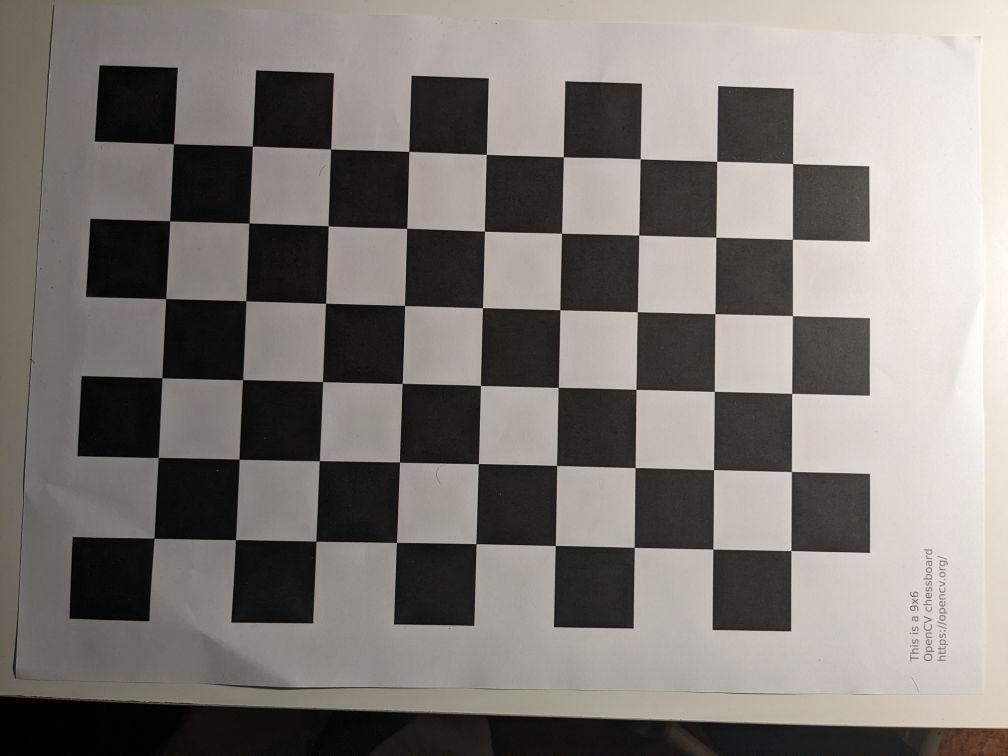
#> input picture CV/project/calib/andres/pattern/calib_1.jpg, 4032 x 3024 px (shown at 1/4 size); its folder holds only this picture in this run
$ python camera_calibration.py
#> lines starting #> are read from the running program, lines starting #| are printed output that depends on the picture; after the words box and inside, x2 and y2 are one past the last pixel; in counts of white or black regions, pixels touching at a corner belong together; long printed decimals are rounded
# Camera calibration script


import numpy as np
import cv2 as cv
import glob
import matplotlib.pyplot as plt


# Press the green button in the gutter to run the script.
if __name__ == '__main__':
    # parameters of the camera calibration pattern
    pattern_num_rows = 9
    pattern_num_cols = 6
    pattern_size= (pattern_num_rows, pattern_num_cols)

    #mobile phone cameras can have a very high resolution.
    # It can be reduced to reduce the computing overhead
    image_downsize_factor = 4

    # termination criteria
    criteria = (cv.TERM_CRITERIA_EPS + cv.TERM_CRITERIA_MAX_ITER, 30, 0.001)

    # prepare object points, like (0,0,0), (1,0,0), (2,0,0) ....,(6,5,0)
    objp = np.zeros((pattern_num_rows*pattern_num_cols,3), np.float32)
    objp[:,:2] = np.mgrid[0:pattern_num_rows,0:pattern_num_cols].T.reshape(-1,2)

    # Arrays to store object points and image points from all the images.
    objpoints = [] # 3d point in real world space
    imgpoints = [] # 2d points in image plane.
    images = glob.glob('andres/pattern/calib_*.jpg')
    #cv.namedWindow('img', cv.WINDOW_NORMAL)  # Create window with freedom of dimensions
    #cv.resizeWindow('img', 800, 600)
    for fname in images:
        img = cv.imread(fname)
#> img is the input picture: shape (3024, 4032, 3); mean B, G, R 117.9, 122.3, 127.4
        img_rows = img.shape[1]
        img_cols = img.shape[0]
        new_img_size = (int(img_rows / image_downsize_factor), int(img_cols / image_downsize_factor))
        img = cv.resize(img, new_img_size, interpolation = cv.INTER_CUBIC)
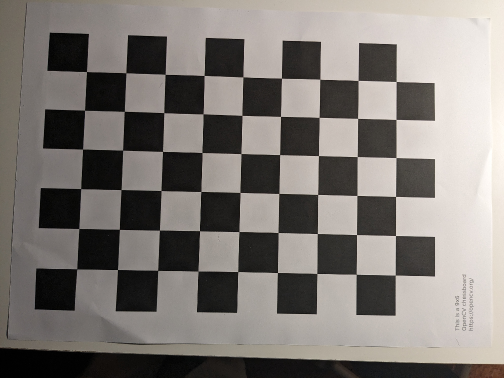
#> img: shape (756, 1008, 3) (shown at 1/2 size); mean B, G, R 117.9, 122.3, 127.4
        gray = cv.cvtColor(img, cv.COLOR_BGR2GRAY)


        print('Processing caliration image:', fname)
        # Find the chess board corners
        ret, corners = cv.findChessboardCorners(gray, pattern_size, None)
#> ret = True; corners = 54 rows, first 8: [173.4, 143.6], [252.4, 146.4], [330.7, 149.3], [408.6, 151.5], [486.5, 154.4], [563.4, 156.7], [640.3, 158.9], [716.5, 161.5]
        # If found, add object points, image points (after refining them)
        if ret == True:
            objpoints.append(objp)
            corners2 = cv.cornerSubPix(gray,corners, (11,11), (-1,-1), criteria)
#> corners2 = 54 rows, first 8: [173.5, 143.5], [252.4, 146.3], [330.6, 149.2], [408.5, 151.4], [486.5, 154.4], [563.5, 156.7], [640.3, 158.9], [716.5, 161.5]
            imgpoints.append(corners)
            # Draw and display the corners
            cv.drawChessboardCorners(img, pattern_size, corners2, ret)
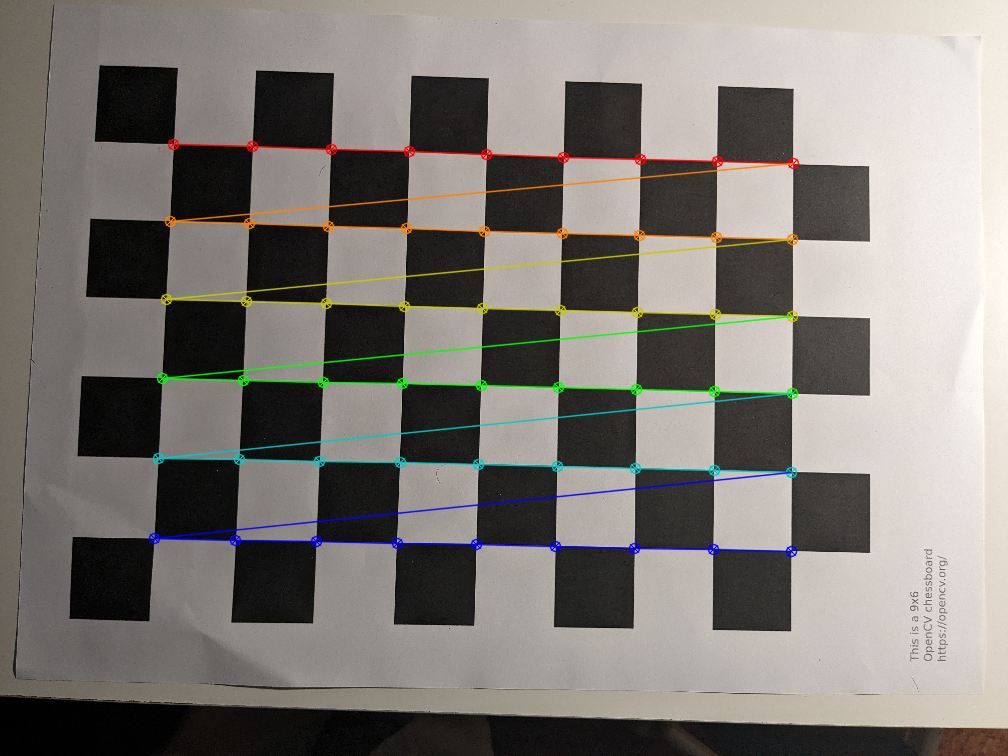
#> img: shape (756, 1008, 3); 3.29% of pixels changed, all inside (x1, y1, x2, y2) = (148, 138, 800, 558)
            cv.imshow('img', img)
            cv.waitKey(500)
    # See PyCharm help at https://www.jetbrains.com/help/pycharm/

    #initial_distortion = np.zeros((1, 5))
    #initial_K = np.eye(3)
    ret, mtx, dist, rvecs, tvecs = cv.calibrateCamera(objpoints, imgpoints, gray.shape[::-1], None, None, flags=(cv.CALIB_ZERO_TANGENT_DIST))
#> ret = 0.248; mtx = [[595, 0, 495.3], [0, 593.1, 352.4], [0, 0, 1]]; dist = [[0.107, -0.356, 0, 0, 0.394]]; rvecs = ([-0.0418, -0.0206, 0.0255],); tvecs = ([-4.11, -2.68, 7.69],)

    # reprojection error for the calibration images
    mean_error = 0
    for i in range(len(objpoints)):
        imgpoints2, _ = cv.projectPoints(objpoints[i], rvecs[i], tvecs[i], mtx, dist)
        error = cv.norm(imgpoints[i], imgpoints2, cv.NORM_L2) / len(imgpoints2)
        mean_error += error
#> this loop made 1 pass
#> (error, mean_error) on pass 1: (0.0338, 0.0338)
#> after the loop, mean_error = 0.0338
    print("total error: {}".format(mean_error / len(objpoints)))
#| total error: 0.03379

    print('The calibartion matrix is')
    print(mtx)
#| [[595.010   0.         495.258 ]
#|  [  0.         593.138  352.362]
#|  [  0.           0.           1.        ]]
    print('The radial distortion parameters are')
    print(dist)
#| [[ 0.1068 -0.3561  0.          0.          0.3942]]

    # undistorting the images
    print('Undistoring the images')
    images = glob.glob('andres/building/img_*.jpg')
    for fname in images:
        img = cv.imread(fname)
        img_rows = img.shape[1]
        img_cols = img.shape[0]
        new_img_size = (int(img_rows / image_downsize_factor), int(img_cols / image_downsize_factor))
        img = cv.resize(img,new_img_size, interpolation = cv.INTER_CUBIC)
        gray = cv.cvtColor(img, cv.COLOR_BGR2GRAY)
        print(fname)
        undist_image = cv.undistort(img, mtx, dist)
        cv.imshow(fname, undist_image)
        cv.imwrite(fname, undist_image)

    cv.waitKey(0)

$ run again, on CV/project/calib/andres/pattern/calib_13.jpg
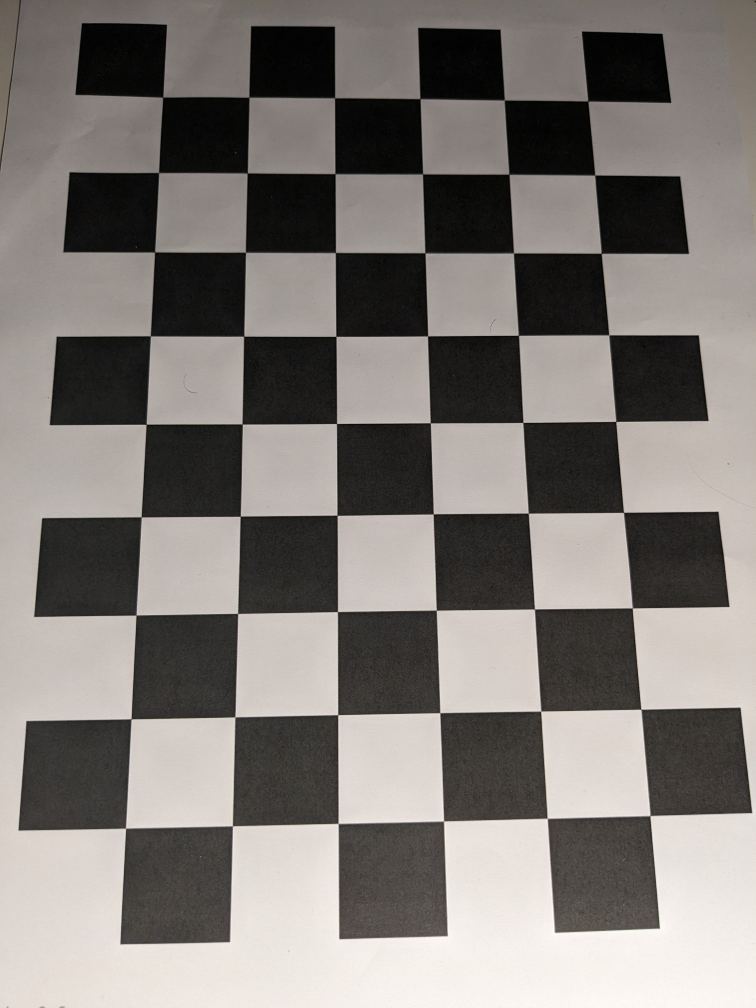
#> input picture CV/project/calib/andres/pattern/calib_13.jpg, 3024 x 4032 px (shown at 1/4 size)
#> img is the input picture: shape (4032, 3024, 3); mean B, G, R 119, 123.1, 128
#> `img = cv.resize(img, new_img_size, interpolation = cv.INTER_CUBIC)`:
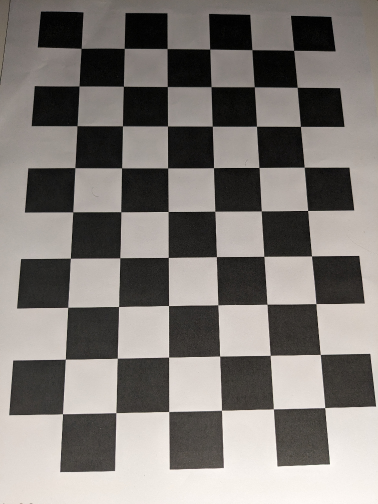
#> img: shape (1008, 756, 3) (shown at 1/2 size); mean B, G, R 119, 123.1, 128
#> `ret, corners = cv.findChessboardCorners(gray, pattern_size, None)`: ret = True; corners = 54 rows, first 8: [587.5, 101.4], [594.7, 175.2], [601.1, 253.4], [608.7, 334.9], [615.7, 421.5], [623.6, 512.5], [632.3, 608.1], [640.7, 709.2]
#> corners2 = 54 rows, first 8: [587.8, 101.1], [594.7, 175.1], [601.3, 253.3], [608.7, 334.8], [615.8, 421.4], [623.4, 512.4], [632.4, 607.7], [641, 709.4]
#> `cv.drawChessboardCorners(img, pattern_size, corners2, ret)`:
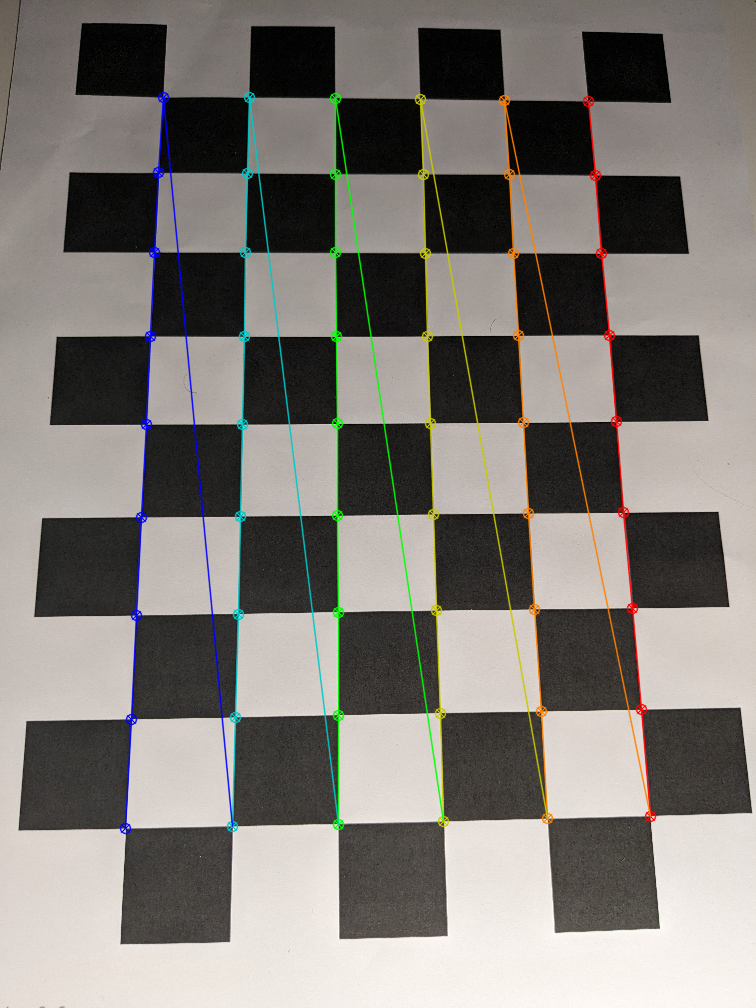
#> img: shape (1008, 756, 3); 3.7% of pixels changed, all inside (x1, y1, x2, y2) = (119, 91, 657, 835)
#> `ret, mtx, dist, rvecs, tvecs = cv.calibrateCamera(objpoints, imgpoints..`: ret = 0.272; mtx = [[717.8, 0, 374.9], [0, 711.2, 496], [0, 0, 1]]; dist = [[0.0693, -0.209, 0, 0, 0.163]]; rvecs = ([-0.182, 0.132, 1.55],); tvecs = ([2.53, -4.73, 8.55],)
#> the loop `for i in range(len(objpoints)):` made 1 pass
#> (error, mean_error) on pass 1: (0.037, 0.037)
#> after the loop `for i in range(len(objpoints)):`: mean_error = 0.037
#| total error: 0.03705
#| [[717.814   0.         374.864]
#|  [  0.         711.222 496.008]
#|  [  0.           0.           1.        ]]
#| [[ 0.06932 -0.2086  0.          0.          0.1626]]

$ run again, on CV/project/calib/andres/pattern/calib_14.jpg
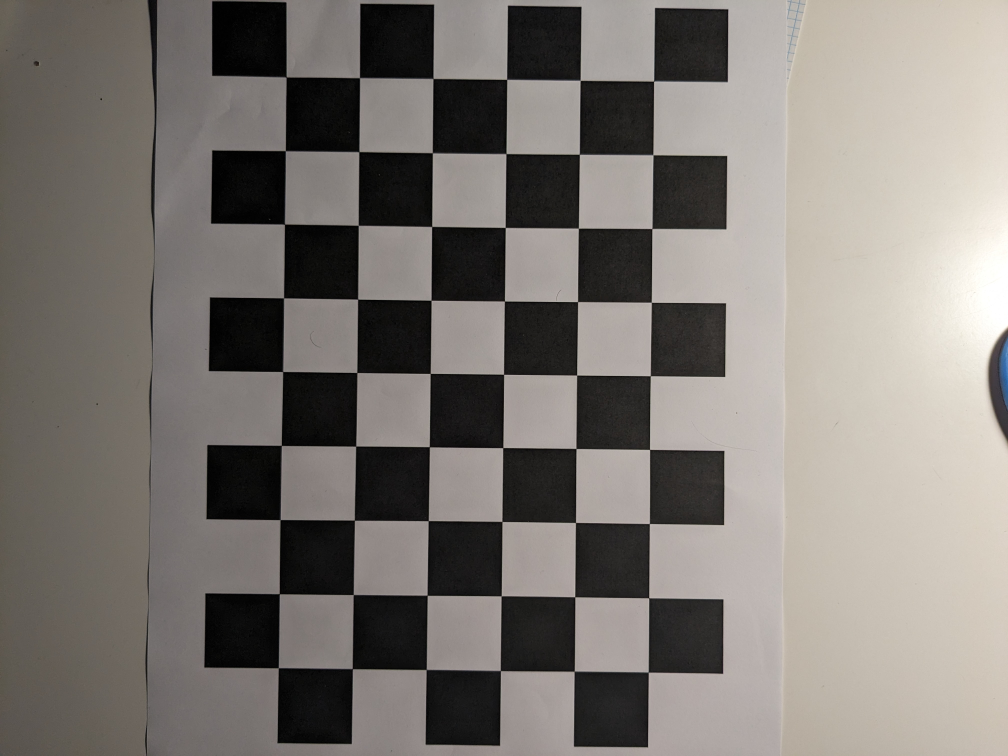
#> input picture CV/project/calib/andres/pattern/calib_14.jpg, 4032 x 3024 px (shown at 1/4 size)
#> img is the input picture: shape (3024, 4032, 3); mean B, G, R 115.7, 120.8, 125.9
#> `img = cv.resize(img, new_img_size, interpolation = cv.INTER_CUBIC)`:
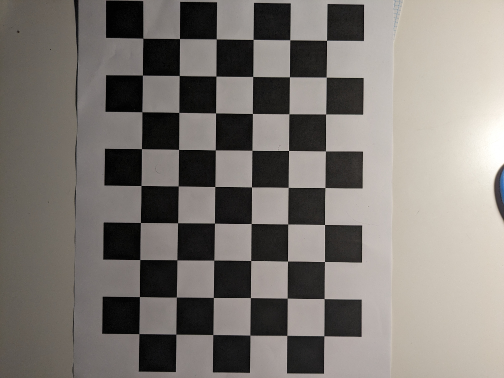
#> img: shape (756, 1008, 3) (shown at 1/2 size); mean B, G, R 115.7, 120.8, 125.9
#> `ret, corners = cv.findChessboardCorners(gray, pattern_size, None)`: ret = True; corners = 54 rows, first 8: [653.5, 81.28], [652.8, 154.7], [651.7, 228.5], [651.4, 302.5], [650.5, 375.6], [649.6, 449.4], [649.5, 523.6], [648.5, 597.6]
#> corners2 = 54 rows, first 8: [653.6, 81.12], [652.8, 154.7], [651.7, 228.5], [651.4, 302.4], [650.4, 375.6], [649.6, 449.5], [649.5, 523.6], [648.6, 597.6]
#> `cv.drawChessboardCorners(img, pattern_size, corners2, ret)`:
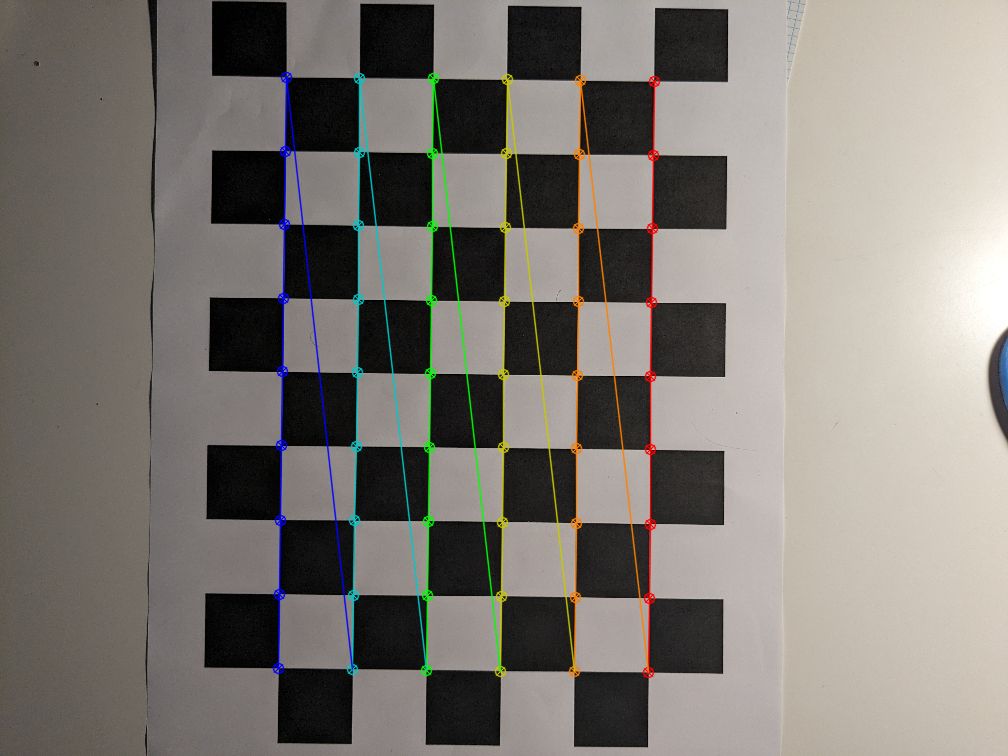
#> img: shape (756, 1008, 3); 3.13% of pixels changed, all inside (x1, y1, x2, y2) = (272, 71, 661, 679)
#> `ret, mtx, dist, rvecs, tvecs = cv.calibrateCamera(objpoints, imgpoints..`: ret = 0.229; mtx = [[5040.8, 0, 501.3], [0, 5054.1, 372.6], [0, 0, 1]]; dist = [[4.29, -558.3, 0, 0, -7.12]]; rvecs = ([-0.0411, 0.0311, 1.58],); tvecs = ([2.07, -3.95, 69.09],)
#> the loop `for i in range(len(objpoints)):` made 1 pass
#> (error, mean_error) on pass 1: (0.0311, 0.0311)
#> after the loop `for i in range(len(objpoints)):`: mean_error = 0.0311
#| total error: 0.03115
#| [[5.04083298e+03 0.00000000e+00 5.01335645e+02]
#|  [0.00000000e+00 5.05410019e+03 3.72577156e+02]
#|  [0.00000000e+00 0.00000000e+00 1.00000000e+00]]
#| [[   4.289 -558.328    0.            0.           -7.118]]
